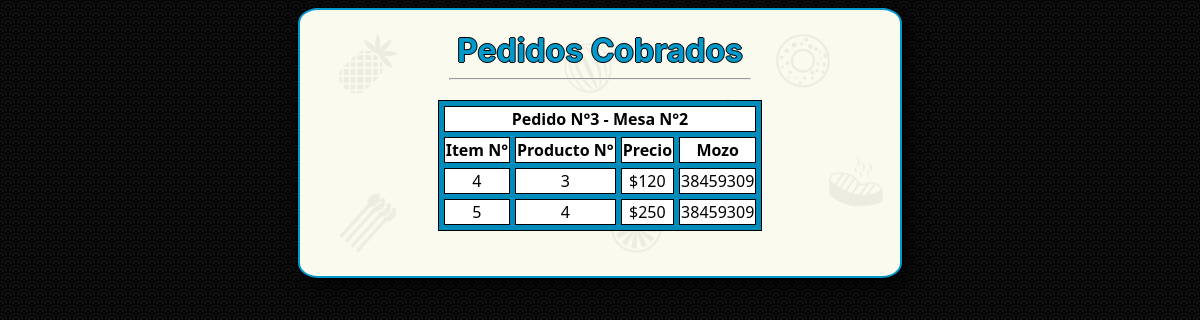
Page /ConsultaPedidoCobrado on the committed database.
### models.py (models this page shows)
class Pedidos(db.Model):
    __tablename__ = 'Pedidos'
    NumPedido = db.Column(db.Integer, primary_key = True)
    Fecha = db.Column(db.DateTime)
    Total = db.Column(db.Float)
    Cobrado = db.Column(db.String(20))
    Observacion = db.Column(db.String(80), nullable = False)
    DNIMozo = db.Column(db.Integer, db.ForeignKey('Usuarios.DNI'), nullable = False)
    Mesa = db.Column(db.Integer, nullable = False)
    item = db.relationship('ItemsPedidos', backref = 'itemspedidos', cascade = "all, delete-orphan", lazy = 'dynamic')

class ItemsPedidos(db.Model):
    __tablename__ = 'ItemsPedidos'
    NumItem = db.Column(db.Integer, primary_key = True, unique = True)
    NumPedido = db.Column(db.Integer, db.ForeignKey('Pedidos.NumPedido'))
    NumProducto = db.Column(db.Integer, db.ForeignKey('Productos.NumProducto'))
    Precio = db.Column(db.Float)
    Estado = db.Column(db.String(30))
    Producto = db.relationship('Productos')
    Pedido = db.relationship('Pedidos')

### app.py (the view)
@app.route('/ConsultaPedidoCobrado', methods = ['POST', 'GET'])
def consultaPedidoCobrado():
    listaPED = Pedidos.query.all()
    listaITE = ItemsPedidos.query.all()
    cant_pedi = len(listaPED)
    cant_item = len(listaITE)
    return render_template('consultarPedidosCobrados.html', listaPedis = listaPED, listaItems = listaITE, items = cant_item, pedis = cant_pedi)

### templates/consultarPedidosCobrados.html (shortened to what this page needs)
{% extends 'base_template.html' %}
{% block content %}
    <center>
        <div class="alMedio">
            <h1 class="title">Pedidos Cobrados</h1>
            <hr width="300px">
            <center>
                {% for i in range(pedis) %}
                    {% if listaPedis[i].Cobrado == 'True' %}
                        <table>
                            <tr><th colspan="5">Pedido N°{{listaPedis[i].NumPedido}} - Mesa N°{{listaPedis[i].Mesa}}</th></tr>
                            <tr><th>Item N°</th><th>Producto N°</th><th>Precio</th><th>Mozo</th></tr>
                            {% for j in range(items) %}
                                {% if listaItems[j].NumPedido == listaPedis[i].NumPedido %}
                                    <tr><td class="enelmedio">{{listaItems[j].NumItem}}</td><td class="enelmedio">{{listaItems[j].NumProducto}}</td><td class="enelmedio">${{listaItems[j].Precio}}</td><td>{{listaPedis[i].DNIMozo}}</td></tr>
                                {% endif %}
                            {% endfor %}
                        </table>
                    {% endif %}
                {% endfor %}
            </center>
        </div>
    </center>
{% endblock %}

### static/css/estilos.css (style rules this page uses)
body { font-family: 'Segoe UI', Tahoma, Geneva, Verdana, sans-serif; background-image: url(../img/nami.png); color: #0099CC; }
.alMedio { background-image: url(../img/restaurant_icons.png); background-color: #9b9b9b8e; padding-bottom: 25px; text-align: center; border: 2px solid; border-radius: 20px / 15px; width: 600px; box-shadow: rgb(0, 0, 0) 5px 5px 20px; }
.title { font-family: -apple-system, BlinkMacSystemFont, 'Segoe UI', Roboto, Oxygen, Ubuntu, Cantarell, 'Open Sans', 'Helvetica Neue', sans-serif; margin-bottom: 5px; color: #0099CC; text-shadow: -1px 0 black, 0 1px black, 1px 0 black, 0 -1px black; }
table { margin: 20px; width: auto; border-collapse: collapse #0099CC; border: 1px solid #000000; border-collapse: separate; border-spacing: 5px; background: #008CBA url("gradient.gif") bottom left repeat-x; color: #fff; }
td, th { background: #fff; color: #000; border: 1px solid #000000; }
.enelmedio { text-align: center; }

### rows in the picture
Pedidos: Cobrado "True" (drawn), NumPedido "3", Mesa "2", DNIMozo "38459309" "38459309"
ItemsPedidos: NumItem "4", NumProducto "3", Precio "120"
ItemsPedidos: NumItem "5", NumProducto "4", Precio "250"
